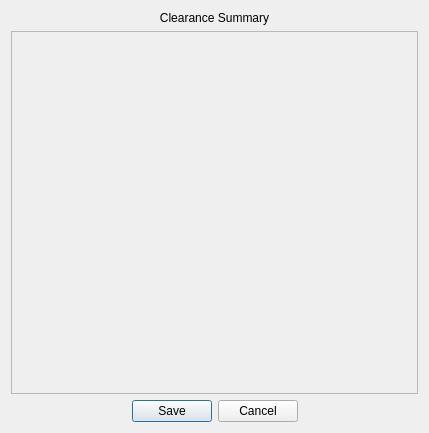
<?xml version="1.0" encoding="UTF-8"?>
<ui version="4.0">
 <class>Dialog</class>
 <widget class="QDialog" name="Dialog">
  <property name="geometry">
   <rect>
    <x>0</x>
    <y>0</y>
    <width>429</width>
    <height>433</height>
   </rect>
  </property>
  <property name="windowTitle">
   <string>Dialog</string>
  </property>
  <layout class="QGridLayout" name="gridLayout">
   <item row="0" column="0">
    <widget class="QLabel" name="label_2">
     <property name="frameShape">
      <enum>QFrame::NoFrame</enum>
     </property>
     <property name="text">
      <string>Clearance Summary</string>
     </property>
     <property name="alignment">
      <set>Qt::AlignHCenter|Qt::AlignTop</set>
     </property>
    </widget>
   </item>
   <item row="1" column="0">
    <widget class="QScrollArea" name="scrollArea">
     <property name="frameShadow">
      <enum>QFrame::Plain</enum>
     </property>
     <property name="midLineWidth">
      <number>0</number>
     </property>
     <property name="widgetResizable">
      <bool>true</bool>
     </property>
     <widget class="QWidget" name="scrollAreaWidgetContents_2">
      <property name="geometry">
       <rect>
        <x>0</x>
        <y>0</y>
        <width>409</width>
        <height>365</height>
       </rect>
      </property>
      <layout class="QGridLayout" name="gridLayout_2">
       <item row="0" column="0">
        <widget class="QLabel" name="l_summary">
         <property name="text">
          <string/>
         </property>
         <property name="alignment">
          <set>Qt::AlignLeading|Qt::AlignLeft|Qt::AlignTop</set>
         </property>
        </widget>
       </item>
      </layout>
     </widget>
    </widget>
   </item>
   <item row="2" column="0">
    <widget class="QDialogButtonBox" name="buttonBox">
     <property name="standardButtons">
      <set>QDialogButtonBox::Cancel|QDialogButtonBox::Save</set>
     </property>
     <property name="centerButtons">
      <bool>true</bool>
     </property>
    </widget>
   </item>
  </layout>
 </widget>
 <resources/>
 <connections/>
</ui>
